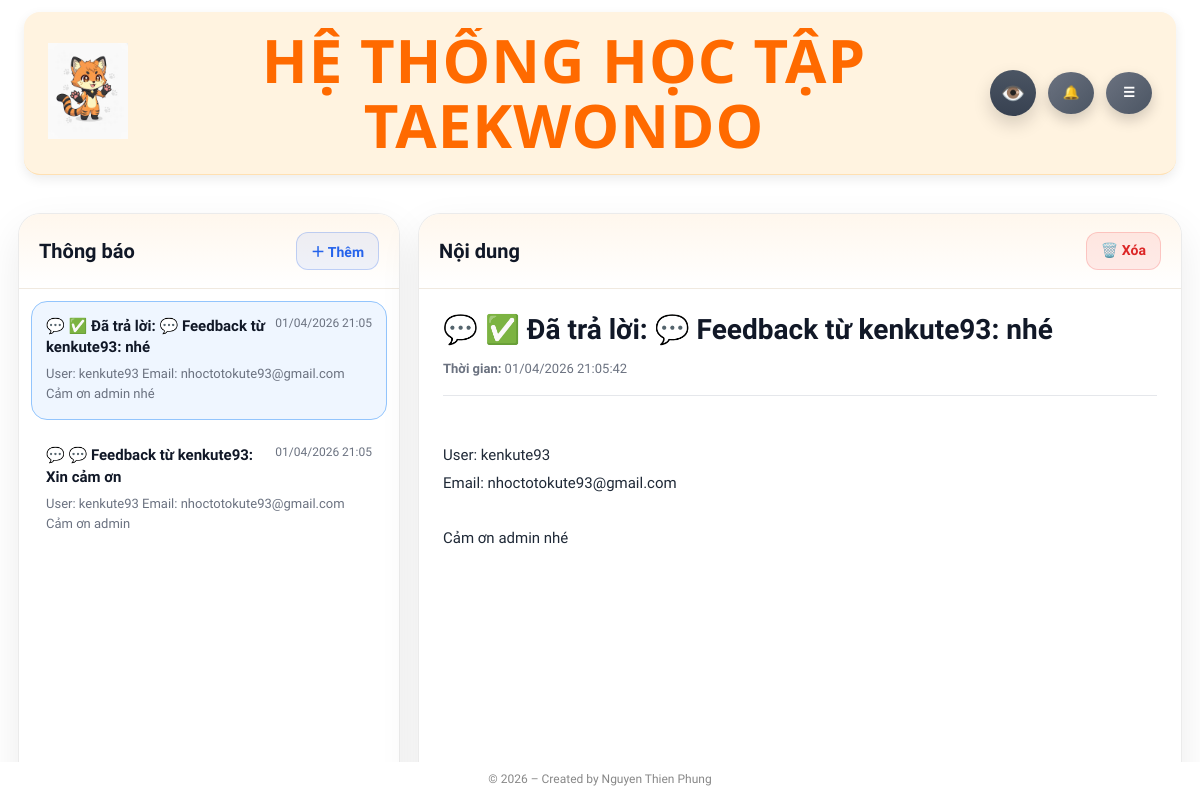
Screenshot of /notifications (signed in) with the database file from the repository.
### Hệ thống ôn tập Taekwondo-DB.py (models this page shows)
class Notification(db.Model):
    __tablename__ = "notifications"
    id = db.Column(db.Integer, primary_key=True)
    role = db.Column(db.String(20), nullable=False, default="admin")
    user_id = db.Column(db.Integer, db.ForeignKey("user.id"), nullable=True)
    title = db.Column(db.String(255), nullable=False)
    message = db.Column(db.Text, nullable=True)
    target_url = db.Column(db.String(500), nullable=True)
    icon = db.Column(db.String(20), default="🔔")
    is_read = db.Column(db.Boolean, default=False)
    created_at = db.Column(SafeDateTime, default=now_vn)
    user = db.relationship("User", foreign_keys=[user_id])
    action_type = db.Column(db.String(50), nullable=True)
    ref_user_id = db.Column(db.Integer, nullable=True)
    ref_plan_code = db.Column(db.String(50), nullable=True)
    ref_months = db.Column(db.Integer, nullable=True)
    is_done = db.Column(db.Boolean, default=False)

### Hệ thống ôn tập Taekwondo-DB.py (the view, shortened to what this page needs)
@app.route("/notifications")
@login_required
def notifications_page():
    cleanup_old_notifications(30)
    selected_id = request.args.get("id", type=int)
    if current_user.role == "admin":
        notifications = (
            Notification.query
            .filter_by(role="admin")
            .order_by(Notification.created_at.desc(), Notification.id.desc())
            .all()
        )
        notifications = sorted(notifications, key=admin_notification_priority)
        user_options = (
            User.query
            .filter_by(role="user")
            .order_by(User.username.asc(), User.email.asc())
            .all()
        )
    selected = None
    if notifications:
        if selected_id:
            selected = next((x for x in notifications if x.id == selected_id), None)
        if not selected:
            selected = notifications[0]
    if selected and not selected.is_read:
        selected.is_read = True
        db.session.commit()
    return render_template(
        "notifications.html",
        notifications=notifications,
        selected_notification=selected,
        user_options=user_options
    )

### Hệ thống ôn tập Taekwondo-DB.py (called while the page is built, shortened)
def now_vn():
    return datetime.now(VN_TZ)

@app.before_request
def force_change_password():
    if not current_user.is_authenticated:
        return
    allowed = [
        "account",
        "account_change_password",
        "logout",
        "static"
    ]
    if current_user.must_change_password:
        if request.endpoint not in allowed:
            return redirect(url_for("account"))

@app.context_processor
def inject_year():
    return {"current_year": datetime.now().year}

@app.context_processor
def inject_header_notifications():
    items = []
    unread_count = 0
    try:
        if current_user.is_authenticated:
            cleanup_old_notifications(30)
            if current_user.role == "admin":
                all_admin_items = (
                    Notification.query
                    .filter_by(role="admin")
                    .order_by(Notification.created_at.desc(), Notification.id.desc())
                    .all()
                )
                sorted_items = sorted(all_admin_items, key=admin_notification_priority)
                items = sorted_items[:10]
                unread_count = sum(1 for x in all_admin_items if not x.is_read)
    except Exception as e:
        print("[inject_header_notifications] ERROR:", e)
    return dict(
        header_notifications=items,
        header_notification_unread=unread_count
    )

@app.context_processor
def inject_member_plan_cards():
    try:
        if current_user.is_authenticated:
            return {
                "member_plan_cards": build_member_plan_cards_for_user(current_user),
                "payment_bank_setting": get_active_bank_setting(),
            }
    except Exception as e:
        print("[inject_member_plan_cards] ERROR:", e)
    return {
        "member_plan_cards": [],
        "payment_bank_setting": get_active_bank_setting(),
    }

def admin_notification_priority(n):
    action = (n.action_type or "").strip().lower()
    if action == "renew_request" and not bool(n.is_done):
        return (0, -(n.id or 0))
    if action == "feedback" and not bool(n.is_read) and not bool(n.is_done):
        return (1, -(n.id or 0))
    if action == "renew_request" and bool(n.is_done):
        return (2, -(n.id or 0))
    if action == "feedback":
        return (3, -(n.id or 0))
    return (9, -(n.id or 0))

@login_manager.user_loader
def load_user(user_id):
    return db.session.get(User, int(user_id))

### templates/notifications.html (shortened to what this page needs)
{% extends "base.html" %}
{% block body_class %}page-notifications{% endblock %}
{% block page_css %}
  <link rel="stylesheet" href="{{ url_for('static', filename='css/notifications.css') }}?v=20260309_1">
{% endblock %}
{% block content %}
<div class="notifications-page">
  <div class="notifications-shell">
    <section class="notifications-left">
      <div class="notifications-left-head">
        <span>Thông báo</span>
        {% if current_user.role == "admin" %}
          <button type="button" class="notifications-add-btn" id="openAddNotificationModal">
            ＋ Thêm
          </button>
        {% else %}
          <button type="button" class="notifications-add-btn" id="openFeedbackModal">
            Feedback
          </button>
        {% endif %}
      </div>
      {% if notifications %}
        <div class="notifications-list">
          {% for n in notifications %}
            <a href="{{ url_for('notifications_page', id=n.id) }}"
               class="notifications-mail-item {% if selected_notification and selected_notification.id == n.id %}active{% endif %} {% if not n.is_read %}unread{% endif %}">
              <div class="notifications-mail-top">
                <div class="notifications-mail-title">
                  {{ n.icon or "🔔" }} {{ n.title }}
                </div>
                <div class="notifications-mail-time">
                  {{ n.created_at.strftime("%d/%m/%Y %H:%M") if n.created_at else "" }}
                </div>
              </div>
              <div class="notifications-mail-preview">
                {{ (n.message or "Không có nội dung.") | striptags }}
              </div>
            </a>
          {% endfor %}
        </div>
      {% else %}
        <div class="notifications-empty-box">
          Chưa có thông báo nào.
        </div>
      {% endif %}
    </section>
    <section class="notifications-right">
      <div class="notifications-right-head">
        <span>Nội dung</span>
        <div class="notifications-right-actions">
          {% if selected_notification %}
            <a href="{{ url_for('notification_delete', noti_id=selected_notification.id) }}"
               class="notifications-delete-btn"
               onclick="return confirm('Xóa thông báo này?');">
              🗑️ Xóa
            </a>
          {% endif %}
        </div>
      </div>
      {% if selected_notification %}
        <div class="notifications-detail">
          <div class="notifications-detail-title">
            {{ selected_notification.icon or "🔔" }} {{ selected_notification.title }}
          </div>
          <div class="notifications-detail-meta">
            <span><b>Thời gian:</b> {{ selected_notification.created_at.strftime("%d/%m/%Y %H:%M:%S") if selected_notification.created_at else "" }}</span>
          </div>
          <div class="notifications-detail-body">
            {{ (selected_notification.message or "Không có nội dung chi tiết.") | safe }}
          </div>
        </div>
      {% else %}
        <div class="notifications-empty-box">
          Hãy chọn một thông báo ở bên trái.
        </div>
      {% endif %}
    </section>
  </div>
</div>
{% endblock %}

### static/css/base.css (style rules this page uses)
* { box-sizing: border-box; font-family: Arial, Helvetica, sans-serif; }
html, body { margin:0; padding:0; height:100%; overflow:auto; }
body { min-height: 100vh; font-family: "Segoe UI", sans-serif; color: #222; background: none; }
a { text-decoration: none; color: #2563eb; }
:root { --font-main: "Be Vietnam Pro", system-ui, -apple-system, "Segoe UI", Roboto, "Helvetica Neue", Arial, "Noto Sans", "Liberation Sans", sans-serif; }
html, body { font-family: var(--font-main) !important; text-rendering: geometricPrecision; -webkit-font-smoothing: antialiased; -moz-osx-font-smoothing: grayscale; }
*, *::before, *::after { font-family: inherit; }
button, input, select, textarea { font-family: inherit !important; }
small, label, a, p, span, li { font-family: inherit !important; }

### static/css/ui.css (style rules this page uses)
:root { --ui-radius-pill: 999px; --ui-radius-12: 12px; --ui-radius-14: 14px; --ui-radius-18: 18px; --ui-blue-1:#2563eb; --ui-blue-2:#3b82f6; --ui-green-1:#16a34a; --ui-green-2:#22c55e; --ui-red-1:#ef4444; --ui-red-2:#dc2626; --ui-gray-1:#6b7280; --ui-gray-2:#4b5563; --ui-yellow-1:#ffe066; --ui-yellow-2:#f7b500; --ui-pink-1:#fda4af; --ui-pink-2:#fb7185; --ui-shadow-main: 0 6px 14px rgba(0,0,0,.18); --ui-shadow-soft: 0 14px 30px rgba(0,0,0,.10); --ui-focus-ring: 0 0 0 4px rgba(37,99,235,.14); }

### static/css/result.css (style rules this page uses)
:root { --rs-text: #111827; --rs-muted:#6b7280; --rs-red:#e53935; --rs-orange:#ea580c; --rs-border:#e5e7eb; --rs-card:#ffffff; --rs-soft-blue:#f7fbff; --rs-soft-blue-bd:#e3eef8; --rs-shadow: 0 20px 50px rgba(0,0,0,.18); }

### static/css/mobile.css (style rules this page uses)
:root { --m-gap: 12px; --m-gap-sm: 10px; --m-radius: 14px; --m-radius-lg: 18px; --m-font-xs: 12px; --m-font-sm: 13px; --m-font-md: 14px; --m-font-lg: 16px; --m-font-xl: 18px; --m-font-2xl: 22px; --m-header-h: 74px; --m-btn-h: 44px; --m-input-h: 44px; }
html { -webkit-text-size-adjust: 100%; }

### rows the page displays
Notification: icon "💬", title "✅ Đã trả lời: 💬 Feedback từ kenkute93: nhé", created_at "01/04/2026 21:05", message "User: kenkute93 Email: nhoctotokute93@gmail.com Cảm ơn admin nhé", created_at "01/04/2026 21:05:42"
Notification: icon "💬", title "💬 Feedback từ kenkute93: Xin cảm ơn", created_at "01/04/2026 21:05", message "User: kenkute93 Email: nhoctotokute93@gmail.com Cảm ơn admin"
